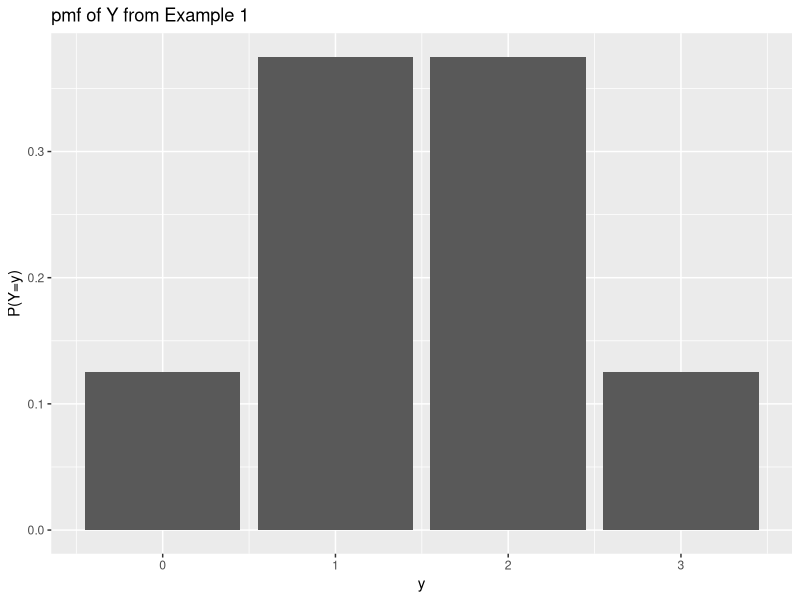
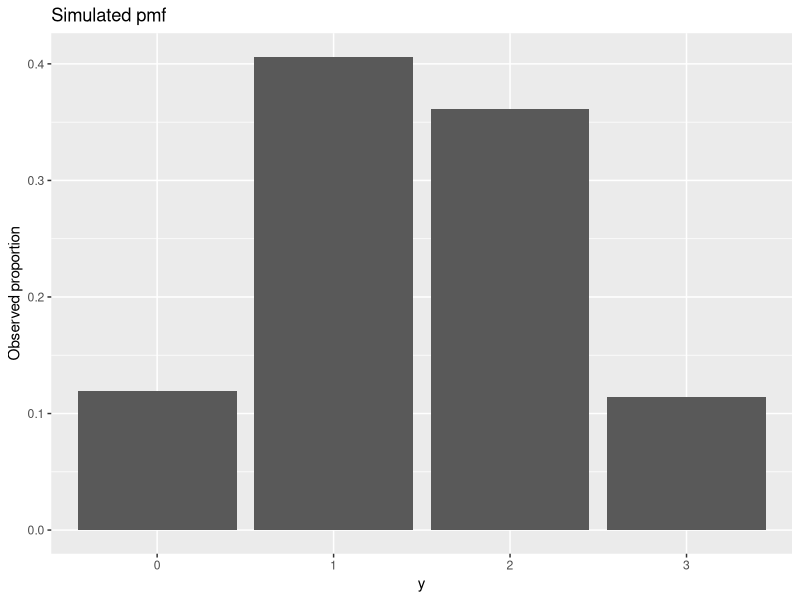
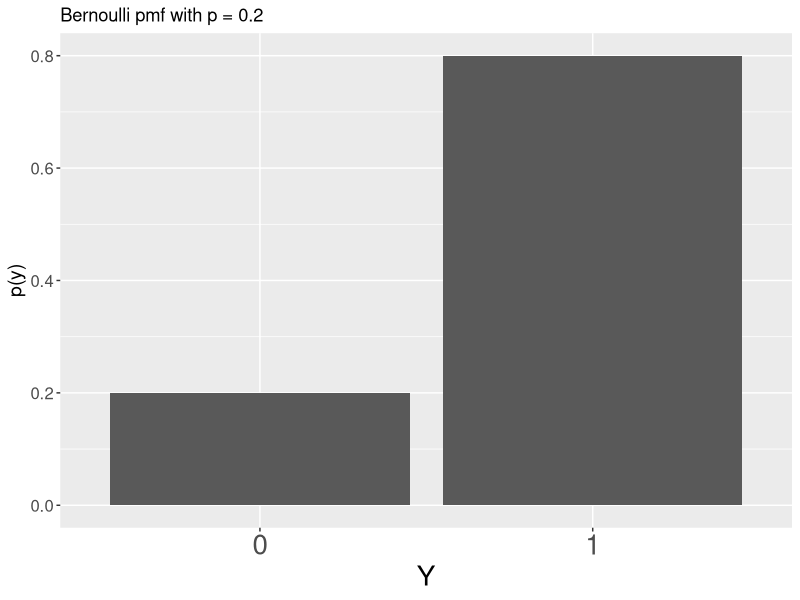
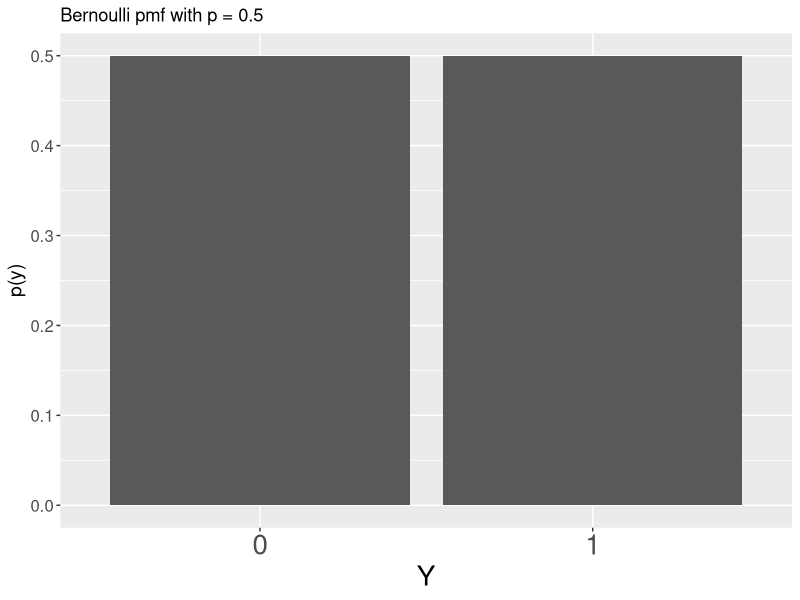
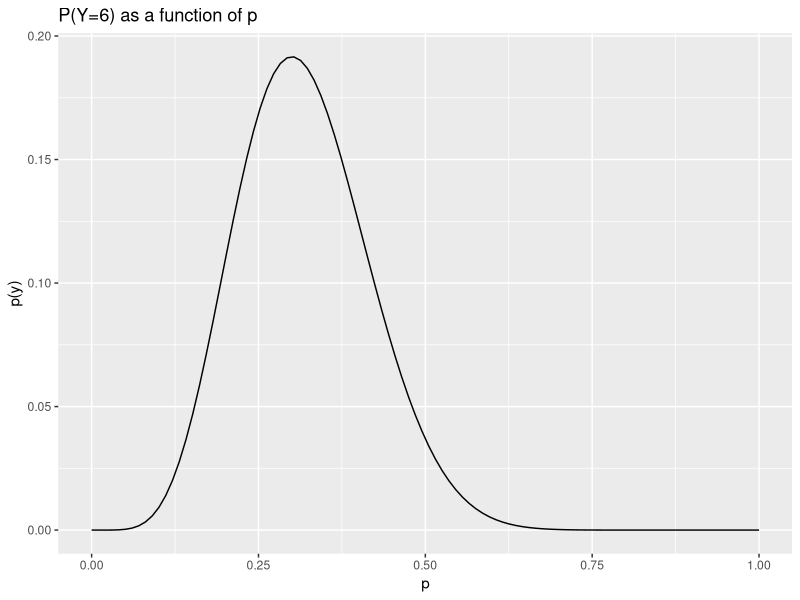
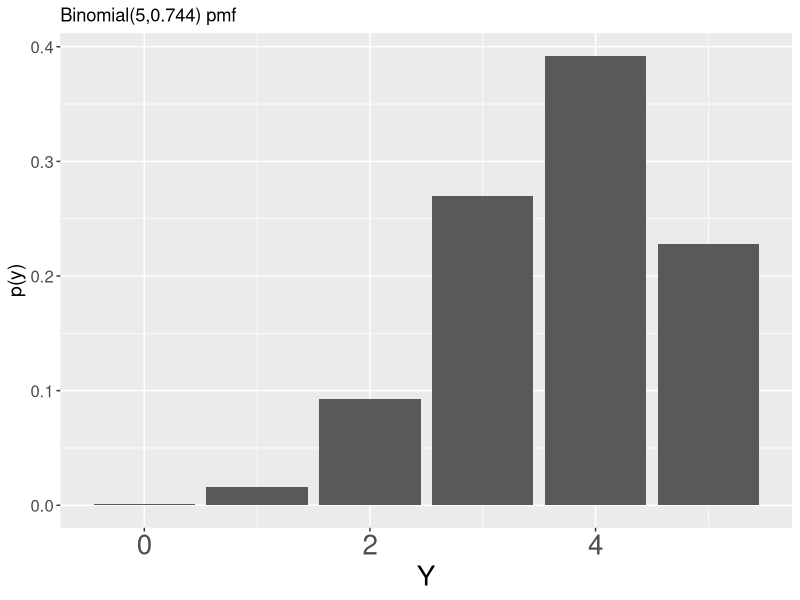
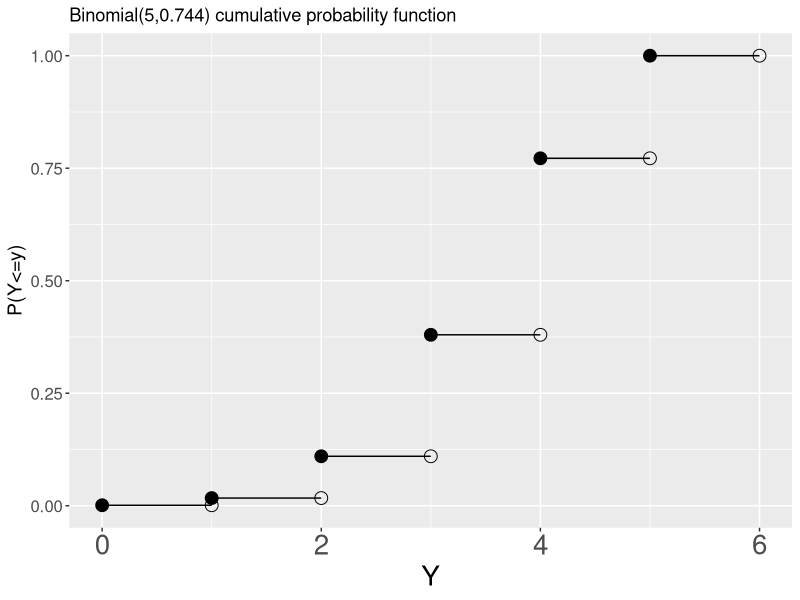
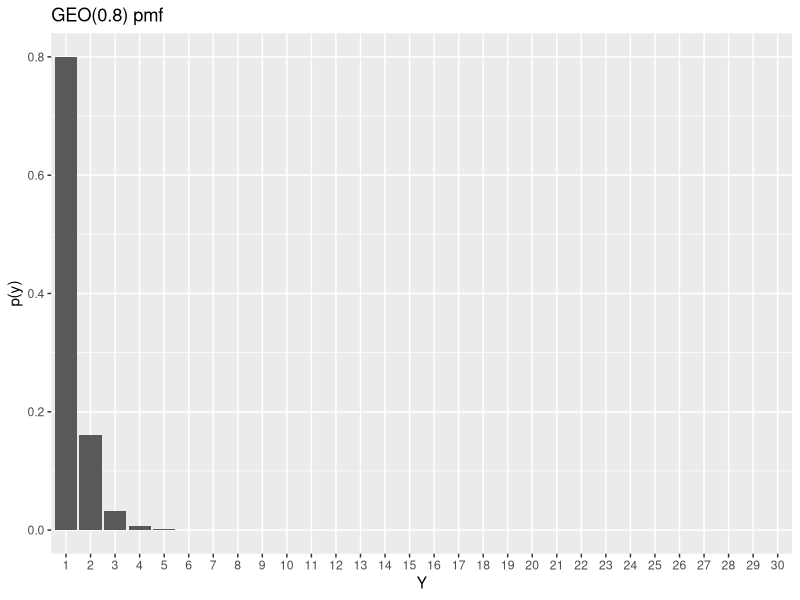

Reproduce these figures in R, in order.
## ---- chunk 1
library(ggplot2)
y <- 0:3
py <- c(1/8,3/8,3/8,1/8)
dd <- data.frame(y=y,probs = py)
ggplot(aes(x=y,y=probs),data=dd) + geom_bar(stat='identity') + 
  ylab('P(Y=y)') + ggtitle('pmf of Y from Example 1')
#Breakdown of above code: 
#   ggplot() specifies the basics.  
#     What variable is on the x axis and which is on the y axis?  Where to look for data?
# The rest of the commands add LAYERS to the plot.
#  --geom_bar() says to use bars to visualize the data.  
# stat='identity' argument needed to allow us to specify the height
#of each bar; see ?geom_bar

## ---- chunk 2
y <- 0:3
py <- c(1/8,3/8,3/8,1/8)
mu <- sum(y*py)
mu
EY2 <- sum(y^2*py)
EY2
sigma2 <- EY2-mu^2
sigma2
#Now let's simulate lots of sets of 3 flips.
#First, we'll write a function that returns
#the realization of one Y:
one.Y <- function() {
  sample.space <- c('H','T')
  three.flips <- sample(sample.space,3,replace=TRUE)
  num.heads <- sum(three.flips=='H')
  return(num.heads)
}
#Test it out:
one.Y()
set.seed(2222)
many.Y <- replicate(1000,one.Y())
mean(many.Y)
mean(many.Y^2)
var(many.Y)
#Hmmm...these look familiar!

#put results into data frame:
df <- data.frame(x=as.factor(many.Y))
ggplot(aes(x=as.factor(many.Y)),data=df) + geom_bar(aes(y=(..count..)/(sum(..count..)))) +
  ylab('Observed proportion') + xlab('y') + ggtitle('Simulated pmf')
#Hmmm...this looks familiar too!
## ---- chunk 3
library(ggplot2)
bern.pmf <- function(p) { 
yvalues <- as.factor(c(0,1))
probabilities <- c(p,1-p)
mydata <- data.frame(y=yvalues,prob=probabilities)
mytitle <- paste('Bernoulli pmf with p =',p)
ggplot(aes(x=y,y=prob),data=mydata) + geom_bar(stat='identity') + ylab('p(y)') + xlab('Y') + 
  theme(axis.text.x = element_text(size=20), axis.text.y = element_text(size=12), 
        axis.title.x = element_text(size=20),axis.title.y = element_text(size=14))  + 
        ggtitle(mytitle)
}
## ---- chunk 4
bern.pmf(0.2)
bern.pmf(0.5)
## ---- chunk 5
p <- seq(0,1,l=100)
p.y <-choose(20,6)*p^6*(1-p)^14
mydata <- data.frame(p=p,py = p.y)
ggplot(aes(x=p,y=p.y),data=mydata) + geom_line() + ylab('p(y)') + xlab('p') + 
  ggtitle('P(Y=6) as a function of p')

## ---- chunk 6
y <- 0:5
dbinom(y,size=5,prob=0.744)
pbinom(y,size=5,prob=0.744)
#Generate 10 realizations of Y when Y~BIN(5,0.744):
rbinom(10,size=5,prob=0.744)
## ---- chunk 7
mydata <- data.frame(y=y,probs = dbinom(y,size=5,prob=0.744),cumprobs = pbinom(y,size=5,prob=0.744))
ggplot(aes(x=y,y=probs),data=mydata) + geom_bar(stat='identity')+ ylab('p(y)') + xlab('Y') + 
  theme(axis.text.x = element_text(size=20), axis.text.y = element_text(size=12), 
        axis.title.x = element_text(size=20),axis.title.y = element_text(size=14))  + 
        ggtitle('Binomial(5,0.744) pmf')
## ---- chunk 8
##Note the additional aesthetics xend and yend needed by geom_segment();
##see ?geom_segment
##There are two geom_point() layers; one for the filled circles and one for the empty
ggplot(data=mydata) + geom_segment(aes(x=y,xend=y+1,y=cumprobs,yend=cumprobs))+
  geom_point(aes(x=y,y=cumprobs),size=4)+ geom_point(aes(x=y+1,y=cumprobs),size=4,shape=1) +
  ylab('P(Y<=y)') + xlab('Y') + 
  theme(axis.text.x = element_text(size=20), axis.text.y = element_text(size=12), 
        axis.title.x = element_text(size=20),axis.title.y = element_text(size=14))  + 
        ggtitle('Binomial(5,0.744) cumulative probability function')
## ---- chunk 9
graph.geom.pmf <- function(p) {
  y <- seq(1,30) #Note that y goes to infinity, but we can't graph that obviously!
  p.y <- p*(1-p)^(y-1)
  mydata <- data.frame(y=as.factor(y),probs=p.y)
  ggplot(aes(x=y,y=probs),data=mydata) + geom_bar(stat='identity')+ ylab('p(y)') + xlab('Y') + 
        ggtitle(paste('GEO(',p,') pmf',sep=''))
}
graph.geom.pmf(.8) 
graph.geom.pmf(.5) 
graph.geom.pmf(.2) 
## ---- chunk 10
one.geo.Y <- function(p) {
  success.status <- 'failure'
  y <- 0
  while(success.status=='failure') {
    success.status <- sample(c('success','failure'),1,prob=c(p,1-p))
    y <- y + 1 #y is at least 1
  }
return(y)
}
sim.data <- data.frame(Y.8 = replicate(1000,one.geo.Y(.8)),
                       Y.5 = replicate(1000,one.geo.Y(.5)),
                       Y.2 = replicate(1000,one.geo.Y(.2)))
apply(sim.data,2,mean) ##What should these equal?
apply(sim.data,2,var)  ##What should these equal?  
ggplot(aes(x=as.factor(Y.8)),data=sim.data) + geom_bar(aes(y=(..count..)/sum(..count..))) +
    ylab('p(y)') + xlab('Y') + ggtitle('PMF of simulated geometric data with p = .8')
ggplot(aes(x=as.factor(Y.5)),data=sim.data) + geom_bar(aes(y=(..count..)/sum(..count..))) +
    ylab('p(y)') + xlab('Y') + ggtitle('PMF of simulated geometric data with p = .5')
ggplot(aes(x=as.factor(Y.2)),data=sim.data) + geom_bar(aes(y=(..count..)/sum(..count..))) +
    ylab('p(y)') + xlab('Y') + ggtitle('PMF of simulated geometric data with p = .2')
## ---- chunk 11
plot.nb.pmf <- function(r,p) {
  y <- seq(r,r+120,by=1)
  p.y <- choose(y-1,r-1)*p^r*(1-p)^(y-r)
  mydata <- data.frame(y=y,probs=p.y)
  ggplot(aes(x=y,y=probs),data=mydata) + geom_bar(stat='identity')+ ylab('p(y)') + xlab('Y') + 
        ggtitle(paste('NB(',r,',',p,') pmf',sep=''))+xlim(c(0,120))
}
plot.nb.pmf(10,.75)
plot.nb.pmf(20,.75)
plot.nb.pmf(10,.5)
plot.nb.pmf(20,.5)
plot.nb.pmf(10,.25)
plot.nb.pmf(20,.25)
## ---- chunk 12
r <- 15
p <- .8
  y <- seq(r,r+20,by=1)
  p.y <- choose(y-1,r-1)*p^r*(1-p)^(y-r)
  mydata <- data.frame(y=y,probs=p.y)
  ggplot(aes(x=y,y=probs),data=mydata) + geom_bar(stat='identity')+ ylab('p(y)') + xlab('Y') 
## ---- chunk 13
y <- 0:5
py <- choose(20,y)*choose(8,5-y)/choose(28,5)
mydata <- data.frame(y=y,probs=py)
  ggplot(aes(x=y,y=probs),data=mydata) + geom_bar(stat='identity') +
  ylab('p(y)') + xlab('Y') + 
  ggtitle('Hypergeometric(20,5,28) distribution')
## ---- chunk 14
N <- seq(40,1000,by=1)
py <- choose(40,5)*choose(N-40,30-5)/choose(N,30)
mydata <- data.frame(N=N,probs=py)
  ggplot(aes(x=N,y=probs),data=mydata) + geom_line() +
  ylab('p(5)') + xlab('N') + 
  ggtitle('P(Y=5|r=40,n=30,N) as a function of N')
N[which.max(py)]
## ---- chunk 15
poisson.pmf <- function(lambda) { 
yvalues <- seq(0,20,by=1)
probabilities <- (exp(-lambda)*lambda^yvalues)/factorial(yvalues)
mydata <- data.frame(y=yvalues,prob=probabilities)
mytitle <- paste('Poisson PMF with lambda = ',lambda)
ggplot(aes(x=y,y=prob),data=mydata) + geom_bar(stat='identity') + ylab('p(y)') + xlab('Y') + 
  theme(axis.text.x = element_text(size=20), axis.text.y = element_text(size=12), 
        axis.title.x = element_text(size=20),axis.title.y = element_text(size=14))  + 
        ggtitle(mytitle)
}
poisson.pmf(1)
poisson.pmf(5)
poisson.pmf(10)

